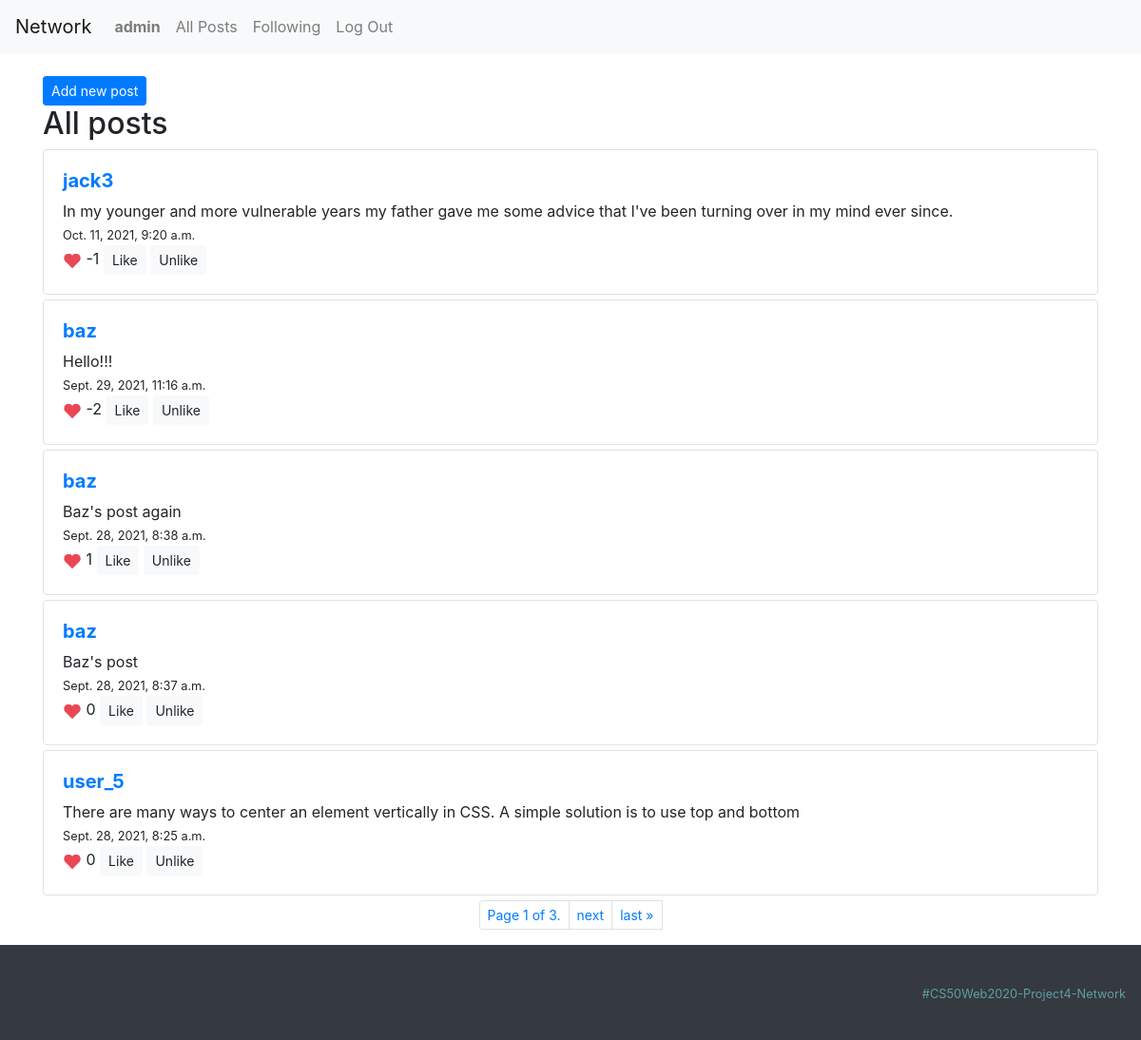
Before: / (signed in) with the older database file.
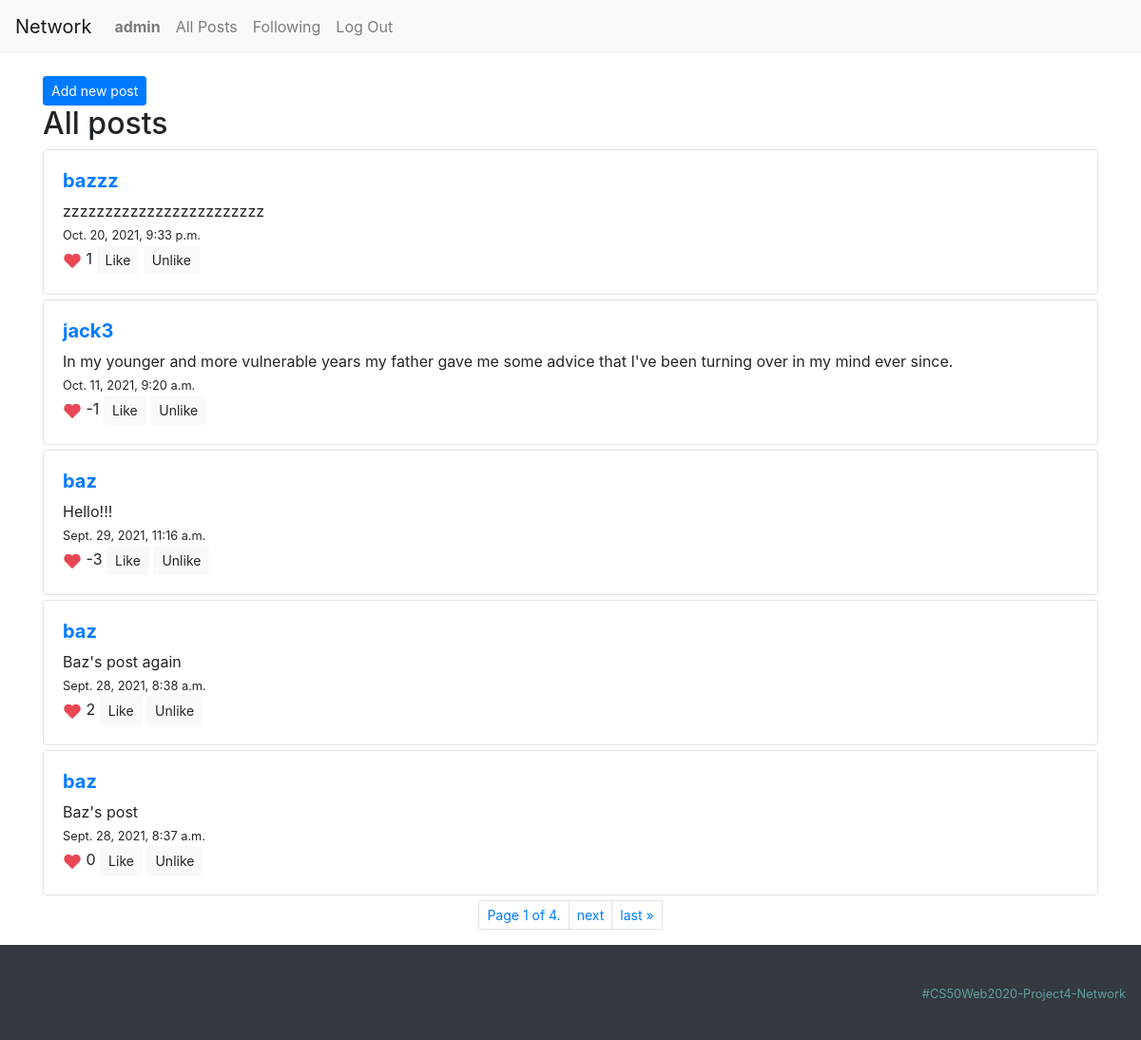
After: the same page with the newer database file.
### network/models.py (models this page shows, shortened)
class Post(models.Model):
    user = models.ForeignKey(User, on_delete=models.CASCADE)
    post = models.CharField(max_length=300)
    created = models.DateTimeField(auto_now_add=True, blank=True)
    likes = models.ManyToManyField(User, blank=True, related_name="likepost")
    unlikes = models.ManyToManyField(User, blank=True, related_name="unlikepost")
    def likes_counter(self):
        return self.likes.all().count() - self.unlikes.all().count()

class User(AbstractUser):
    followers = models.ManyToManyField("self", blank=True, symmetrical=False, related_name="follow")
    def __str__(self):
        return f"{self.username}"

### network/views.py (the view)
# urls.py: path("", views.index, name="index"),
def index(request):
    posts_list = Post.objects.all().order_by("-created")
    paginator = Paginator(posts_list, 5) # Show 5 contacts per page.
    page_number = request.GET.get('page')
    posts = paginator.get_page(page_number)
    return render(request, "network/index.html", {
        "posts": posts,
        "header": "All posts"
    })

### network/templates/network/index.html (shortened to what this page needs)
{% extends "network/layout.html" %}
{% block body %}
{% load static %}
{% if user.is_authenticated %}
<br>
<button id="btn_add_new_post" class="btn btn-primary btn-sm" type="button" name="button" onclick="addNewPost()">Add new post</button>
{% include 'network/posts.html' %}
{% endif %}
{% endblock %}

### network/templates/network/posts.html (shortened to what this page needs)
{% load static %}
<div id="posts-view" class="">
  <h2>{{header}}</h2>
  {% for post in posts %}
    <div id="{{ post.id }}" class="border rounded">
      <a href="{% url 'profile' post.user %}">
      <h5><strong>{{ post.user }}</strong></h5></a>
      <div id="post{{ post.id }}-text">{{ post.post }}</div>
      <span><small>{{ post.created }}</small></span><br>
      <img src="{% static 'network/img/Instagram-Like-Icon-72x72.png' %}" width="20px">
      <span id="likes-counter-{{post.id}}">{{ post.likes_counter }}</span>
      <button id="like" class="btn btn-light btn-sm" onClick="vote(this, {{user.id}}, x='like')">Like</button>
      <button id="unlike" class="btn btn-light btn-sm" onClick="vote(this, {{user.id}}, x='unlike')">Unlike</button>
    </div>
  {% endfor %}
  {% include 'network/pagination.html' %}
  </div>

Changed rows visible on the page:
no longer on this page (row unchanged): Post: user "user_5", post "There are many ways to center an element vertically in CSS. A simple solution is to use top and bottom", created "Sept. 28, 2021, 8:25 a.m.", likes_counter "0"
added Post: user "bazzz", post "zzzzzzzzzzzzzzzzzzzzzzzz", created "Oct. 20, 2021, 9:33 p.m.", likes_counter "1"
computed for Post "Hello!!!": likes_counter "-2" → "-3"
computed for Post "Baz's post again": likes_counter "1" → "2"
Other visible differences:
{{ posts.paginator.num_pages }}: "3" → "4"
